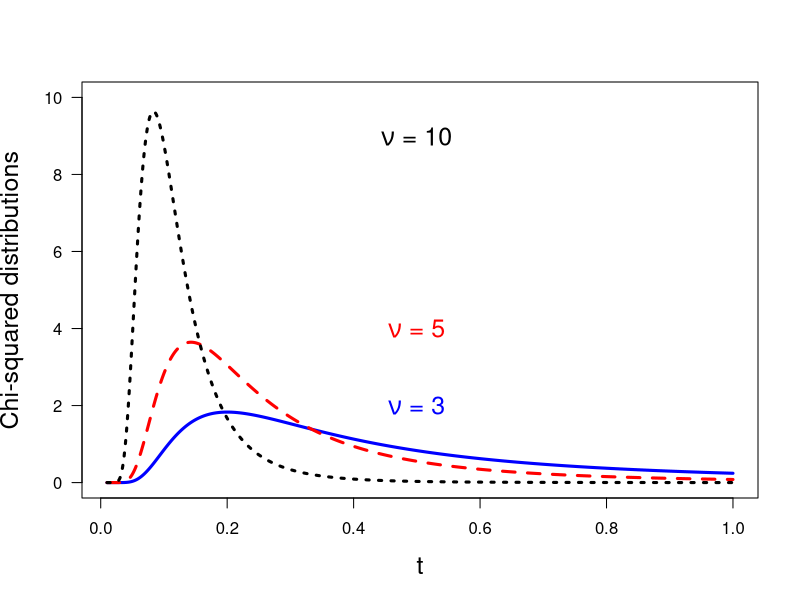

The R script that drew this image:
print('file: PDsPDFsInvChiSquaredPDF.R')
# inverse chi-squared PDF
# source('invChiSq.R')
invChiSq = function(x,nu) {
  icsq = 2^(-nu/2)/gamma(nu/2)*x^(-nu/2-1)*exp(-1/(2*x)); 
  return(icsq)}
x = seq(0.01,1,0.001)
chisq3 = invChiSq(x,3); chisq5 = invChiSq(x,5); chisq10 = invChiSq(x,10)
# png('invchi-squaredBook160104R.png',width=16,height=12,units='cm',res=300)
plot(x,chisq3,type='l',col='blue',xlab='t',ylab='Chi-squared distributions',lwd=3,
     ylim=c(0,10),las=1,cex.lab=1.5)
lines(x,chisq5,col='red',lwd=3,lty=2); lines(x,chisq10,col='black',lwd=3,lty=3)
xt = 0.5
text(xt,9,expression(paste(nu,' = 10')),col='black',cex=1.5)
text(xt,4,expression(paste(nu,' = 5')),col='red',cex=1.5); 
text(xt,2,expression(paste(nu,' = 3')),col='blue',cex=1.5)
# dev.off()
